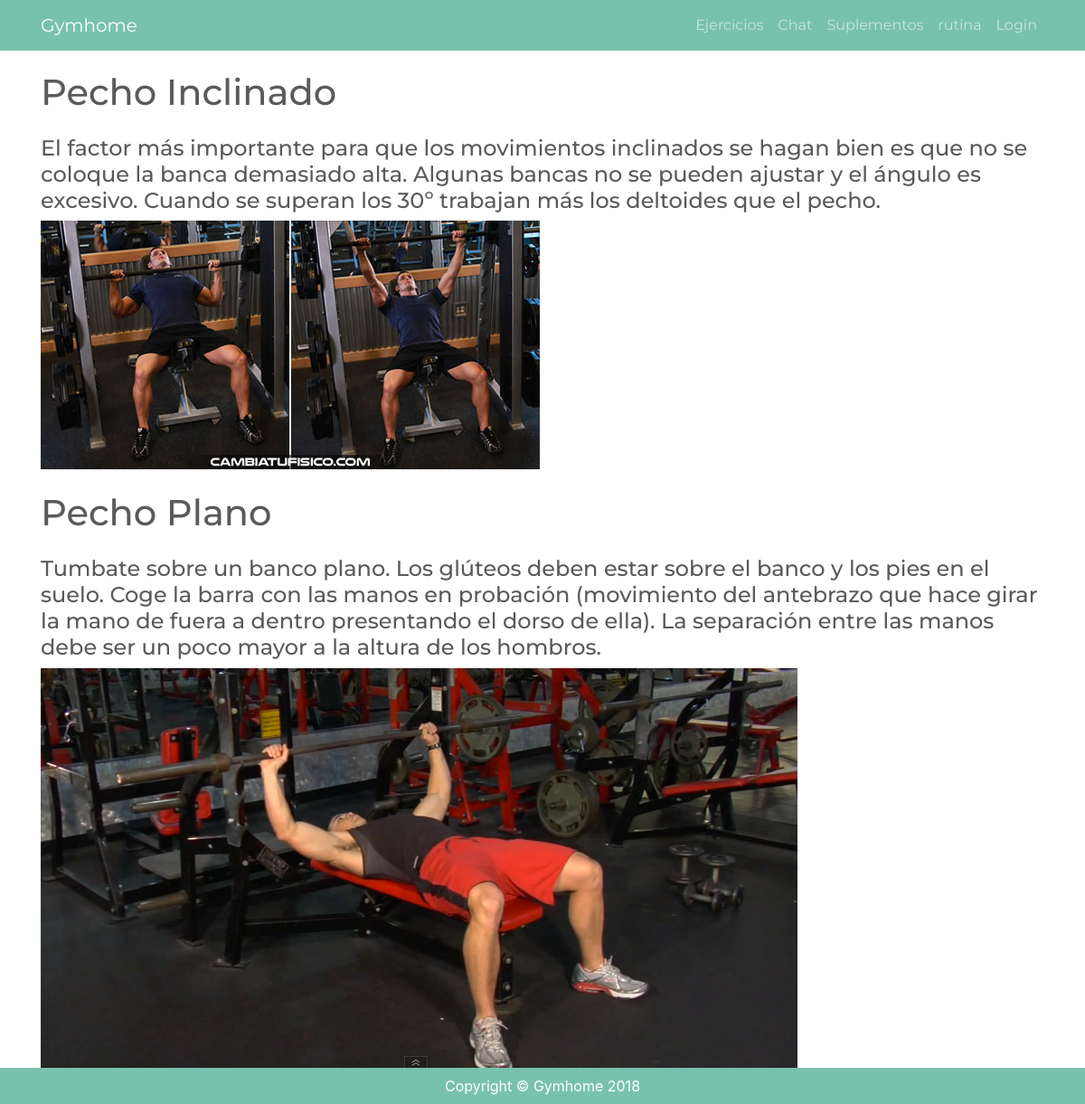
The page / on the database its author committed.
### core/models.py (models this page shows, shortened)
class EjercicioGuia(models.Model):
    name = models.CharField(verbose_name="Nombre", max_length=250)
    content = models.TextField(verbose_name="Contenido")
    image = models.ImageField(verbose_name="Imagen", upload_to='core')
    url = models.URLField(verbose_name="Url", max_length=200)
    created = models.DateTimeField(verbose_name="Fecha de creacion", auto_now_add=True)
    updated = models.DateTimeField(verbose_name="Fecha de actualizacion", auto_now=True)
    class Meta:
        verbose_name = 'EjercicioGuia'
        verbose_name_plural = 'Ejercicios Guias'
        ordering = ['-updated']

### core/views.py (the view)
# urls.py: path('',HomeView.as_view(),name="home")
class HomeView(TemplateView):
    template_name = "core/home.html"
    def get_context_data(self,*args,**kwargs):
        ejercicios = EjercicioGuia.objects.all()
        return {'ejercicios':ejercicios}

### core/templates/core/home.html (shortened to what this page needs)
{% extends "core/base.html" %}
{% load staticfiles %}
{% block css %}
  <link href="{% static "core/css/3-col-portfolio.css" %}" rel="stylesheet">
{% endblock css%}
{% block content %}
    <div class="container">
      {% for ejercicio in ejercicios %}
        <h1 class="my-4">{{ejercicio.name}}</h1>
        <h4>{{ejercicio.content}}</h4>
        <img src="{{ejercicio.image.url}}">
      {% endfor %}
    </div>
{% endblock content%}

### core/templates/core/base.html (shortened to what this page needs)
{% load staticfiles %}
<!DOCTYPE html>
<html lang="en">
  <head>
    <link href="https://bootswatch.com/4/minty/bootstrap.min.css" rel="stylesheet">
    {% block css %}{% endblock css %}
  </head>
  <body>
    <nav class="navbar navbar-expand-lg navbar-dark bg-primary fixed-top">
      <div class="container">
        <a class="navbar-brand" href="#">Gymhome</a>
        <div class="collapse navbar-collapse" id="navbarResponsive">
          <ul class="navbar-nav ml-auto">
            <li class="nav-item active">
              <a class="nav-link" href="#">
              </a>
            </li>
            <li class="nav-item">
              <a class="nav-link" href="#">Ejercicios</a>
            </li>
            <li class="nav-item">
              <a class="nav-link" href="#">Chat</a>
            </li>
            <li class="nav-item">
              <a class="nav-link" href="#">Suplementos</a>
            </li>
            <li class="nav-item">
              <a class="nav-link" href="#">rutina</a>
            </li>
            {% if request.user.is_authenticated%}
            <li class="nav-item">
              {{request.user.username}}/<a class="nav-link" href="#">logout</a>
            </li>
            {% else %}
            <li class="nav-item">
                <a class="nav-link" href="#">Login</a>
            </li>
            {% endif %}
          </ul>
        </div>
      </div>
    </nav>
    {% block content %}
    {% endblock content %}
    <footer class="py-2 bg-primary">
      <div class="container">
        <p class="m-0 text-center text-white">Copyright &copy; Gymhome {% now "Y" %}</p>
      </div>
    </footer>
  </body>
</html>

### core/static/core/css/3-col-portfolio.css (style rules this page uses)
@media (min-width: 992px) { body { padding-top: 56px; } }
body { padding-top: 54px; }

### core/templates/core/home.html (style rules this page uses)
a { color: white; }

### rows shown on the page
EjercicioGuia: name "Pecho Inclinado", content "El factor más importante para que los movimientos inclinados se hagan bien es que no se coloque la banca demasiado alta. Algunas bancas no se pueden ajustar y el ángulo es excesivo. Cuando se superan los 30º trabajan más los deltoides que el pecho.", image (picture)
EjercicioGuia: name "Pecho Plano", content "Tumbate sobre un banco plano. Los glúteos deben estar sobre el banco y los pies en el suelo. Coge la barra con las manos en probación (movimiento del antebrazo que hace girar la mano de fuera a dentro presentando el dorso de ella). La separación entre las manos debe ser un poco mayor a la altura de los hombros.", image (picture)
